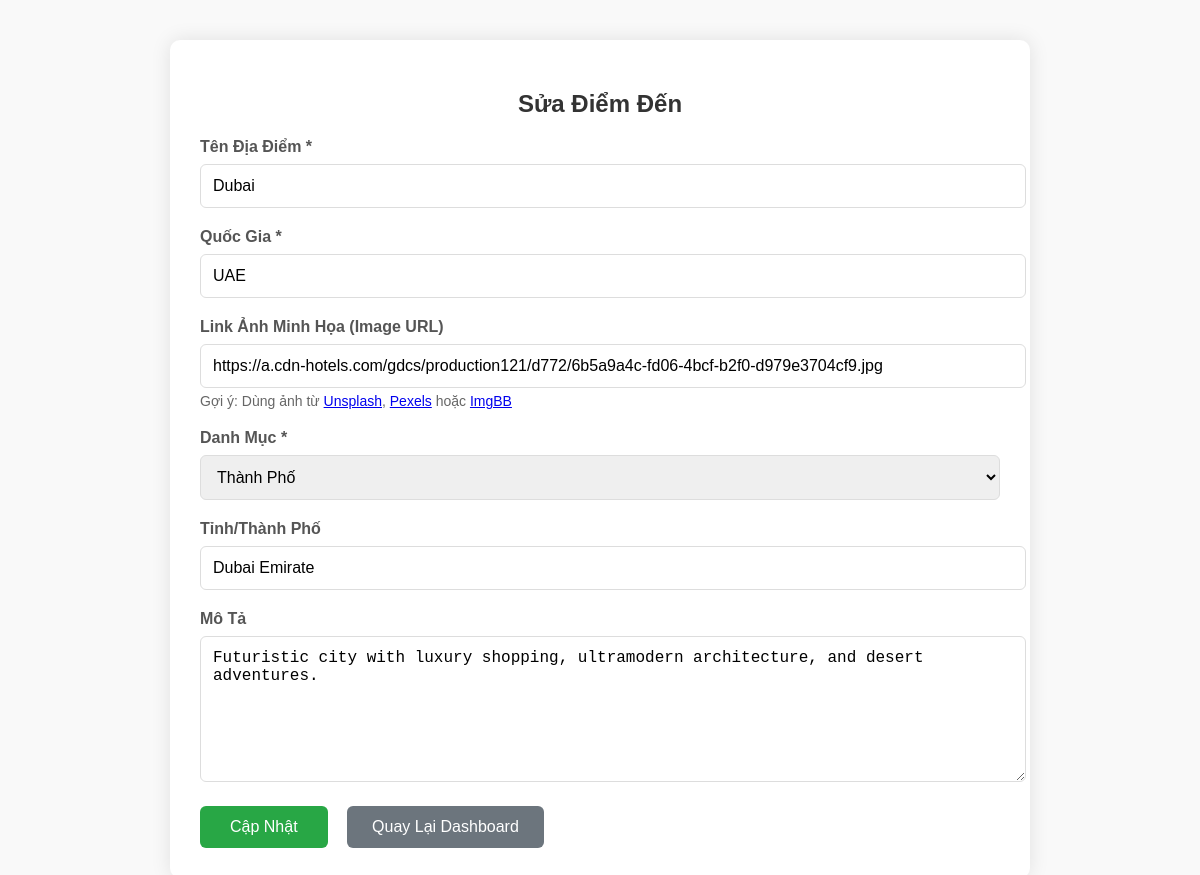
/form.php?id=17 (signed in), run on the app's committed database.
### tables this page shows
CREATE TABLE IF NOT EXISTS destinations (
    destination_id INT AUTO_INCREMENT PRIMARY KEY,
    name VARCHAR(100) NOT NULL,
    country VARCHAR(100) NOT NULL,
    description TEXT,
    image_url VARCHAR(10000),
     category VARCHAR(50),
    province VARCHAR(100)
);

### form.php (the view, shortened to what this page needs)
<?php
include 'config.php';
$destination_id = isset($_GET['id']) && is_numeric($_GET['id']) ? (int)$_GET['id'] : null;
$destination = [
    'name' => '',
    'country' => '',
    'description' => '',
    'image_url' => '',
    'category' => '',
    'province' => ''
];
if ($destination_id) {
    $stmt = $conn->prepare("SELECT * FROM destinations WHERE destination_id = ?");
    $stmt->bind_param("i", $destination_id);
    $stmt->execute();
    $res = $stmt->get_result();
    if ($res && $res->num_rows === 1) {
        $destination = $res->fetch_assoc();
    } else {
        header('Location: index.php');
        exit;
    }
}
?>
<!DOCTYPE html>
<html lang="vi">
<head>
</head>
<body>
<div class="container">
    <h2><?= $destination_id ? 'Sửa Điểm Đến' : 'Thêm Điểm Đến Mới' ?></h2>
    <form method="POST">
        <div class="form-group">
            <label>Tên Địa Điểm *</label>
            <input type="text" name="name" value="<?= htmlspecialchars($destination['name']) ?>" required>
        </div>
        <div class="form-group">
            <label>Quốc Gia *</label>
            <input type="text" name="country" value="<?= htmlspecialchars($destination['country']) ?>" required>
        </div>
        <div class="form-group">
            <label>Link Ảnh Minh Họa (Image URL)</label>
            <input type="text" name="image_url" value="<?= htmlspecialchars($destination['image_url']) ?>"
                   placeholder="https://example.com/photo.jpg (để trống sẽ dùng ảnh mặc định)">
            <div class="note">
                Gợi ý: Dùng ảnh từ <a href="https://unsplash.com" target="_blank">Unsplash</a>,
                <a href="https://pexels.com" target="_blank">Pexels</a> hoặc <a href="https://imgbb.com" target="_blank">ImgBB</a>
            </div>
        </div>
        <div class="form-group">
            <label>Danh Mục *</label>
            <select name="category" required>
                <option value="City"     <?= $destination['category']==='City' ? 'selected':'' ?>>Thành Phố</option>
            </select>
        </div>
        <div class="form-group">
            <label>Tỉnh/Thành Phố</label>
            <input type="text" name="province" value="<?= htmlspecialchars($destination['province']) ?>"
                   placeholder="Ví dụ: Đà Nẵng, Hà Nội, Quảng Ninh...">
        </div>
        <div class="form-group">
            <label>Mô Tả</label>
            <textarea name="description"><?= htmlspecialchars($destination['description']) ?></textarea>
        </div>
        <button type="submit"><?= $destination_id ? 'Cập Nhật' : 'Thêm Mới' ?></button>
        <a href="index.php" class="back-link">Quay Lại Dashboard</a>
    </form>
</div>
</body>
</html>

### form.php (style rules this page uses)
body { font-family: Arial, sans-serif; margin: 40px; background: #f9f9f9; }
.container { max-width: 800px; margin: 0 auto; background: white; padding: 30px; border-radius: 10px; box-shadow: 0 0 20px rgba(0,0,0,0.1); }
h2 { color: #333; text-align: center; }
.form-group { margin-bottom: 20px; }
label { display: block; font-weight: bold; margin-bottom: 8px; color: #555; }
input[type="text"], textarea, select { width: 100%; padding: 12px; border: 1px solid #ddd; border-radius: 6px; font-size: 16px; }
textarea { min-height: 120px; resize: vertical; }
button { background: #28a745; color: white; padding: 12px 30px; border: none; border-radius: 6px; font-size: 16px; cursor: pointer; }
.back-link { display: inline-block; margin-left: 15px; padding: 12px 25px; background: #6c757d; color: white; text-decoration: none; border-radius: 6px; }
.note { font-size: 14px; color: #666; margin-top: 5px; }

### data on the page
destinations: name "Dubai", country "UAE", image_url "https://a.cdn-hotels.com/gdcs/production121/d772/6b5a9a4c-fd06-4bcf-b2f0-d979e3704cf9.jpg", category "Thành Phố", province "Dubai Emirate", description "Futuristic city with luxury shopping, ultramodern architecture, and desert adventures."
